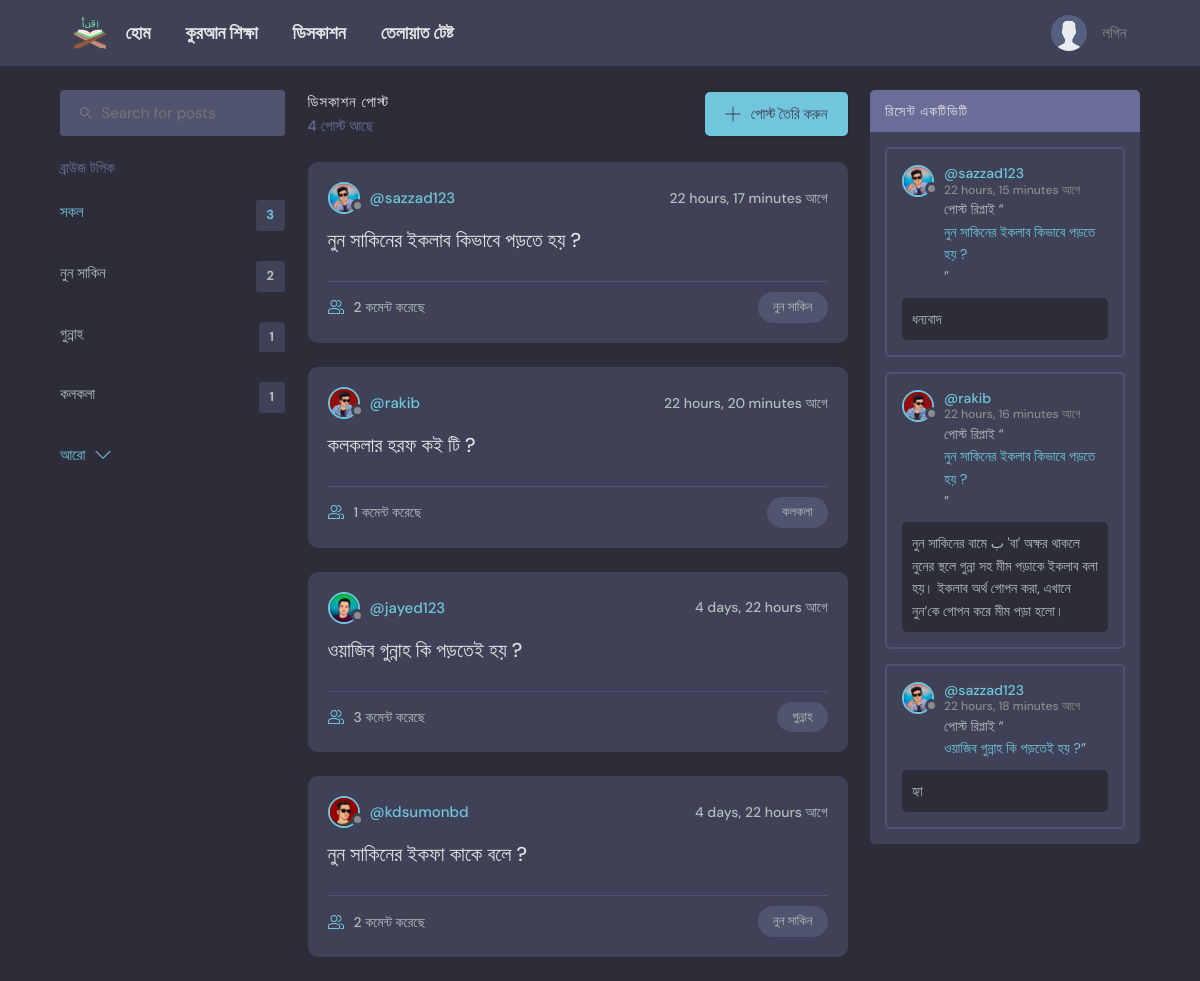
/dis/, run on the app's committed database.
### base/models.py (models this page shows, shortened)
class Topic(models.Model):
    name = models.CharField(max_length=200)

class Room(models.Model):
    host = models.ForeignKey(User, on_delete=models.SET_NULL, null=True)
    topic = models.ForeignKey(Topic, on_delete=models.SET_NULL, null=True)
    name = models.CharField(max_length=200)
    description = models.TextField(null=True, blank=True)
    participants = models.ManyToManyField(
        User, related_name='participants', blank=True)
    updated = models.DateTimeField(auto_now=True)
    created = models.DateTimeField(auto_now_add=True)
    class Meta:
        ordering = ['-updated', '-created']
    def __str__(self):
        return self.name

class User(AbstractUser):
    name = models.CharField(max_length=200, null=True)
    email = models.EmailField(unique=True, null=True)
    bio = models.TextField(null=True)
    avatar = models.ImageField(null=True, default="avatar.svg")
    USERNAME_FIELD = 'email' # jokhn admin e dhukte jabo eta off kore dibo
    REQUIRED_FIELDS = []

class Message(models.Model):
    user = models.ForeignKey(User, on_delete=models.CASCADE)
    room = models.ForeignKey(Room, on_delete=models.CASCADE)
    body = models.TextField()
    updated = models.DateTimeField(auto_now=True)
    created = models.DateTimeField(auto_now_add=True)
    class Meta:
        ordering = ['-updated', '-created']

### base/views.py (the view)
# urls.py: path('dis/', views.home, name="home"),
def home(request):
    q = request.GET.get('q') if request.GET.get('q') != None else ''
    rooms = Room.objects.filter(
        Q(topic__name__icontains=q) |
        Q(name__icontains=q) |
        Q(description__icontains=q)
    )
    topics = Topic.objects.all()[0:5]
    room_count = rooms.count()
    room_messages = Message.objects.filter(
        Q(room__topic__name__icontains=q))[0:3]
    context = {'rooms': rooms, 'topics': topics,
               'room_count': room_count, 'room_messages': room_messages}
    return render(request, 'base/home.html', context)

### base/templates/base/home.html (shortened to what this page needs)
{% extends 'main.html' %}
{% block content %}
<main class="layout layout--3">
  <div class="container">
    {% include 'base/topics_component.html' %}
    <div class="roomList">
      <div class="roomList__header">
        <div>
          <h2>ডিসকাশন পোস্ট</h2>
          <p>{{room_count}} পোস্ট আছে</p>
        </div>
        <a class="btn btn--main" href="{% url 'create-room' %}">
          <svg version="1.1" xmlns="http://www.w3.org/2000/svg" width="32" height="32" viewBox="0 0 32 32">
            <title>অ্যাড</title>
            <path
              d="M16.943 0.943h-1.885v14.115h-14.115v1.885h14.115v14.115h1.885v-14.115h14.115v-1.885h-14.115v-14.115z">
            </path>
          </svg>
          পোস্ট তৈরি করুন
        </a>
      </div>
      {% include 'base/feed_component.html' %}
    </div>
    {% include 'base/activity_component.html' %}
  </div>
</main>
{% endblock %}

### base/templates/base/topics_component.html (shortened to what this page needs)
<div class="topics">
    <div class="topics__header">
        <form class="header__search" method="GET" action="{% url 'home' %}">
            <label>
                <input name="q" placeholder="Search for posts" />
            </label>
        </form>
    </div>
    <div class="topics__header">
        <h2>ব্রাউজ টপিক</h2>
    </div>
    <ul class="topics__list">
        <li>
            <a href="{% url 'home' %}" class="active">সকল <span>{{topics.count}}</span></a>
        </li>
        {% for topic in topics %}
        <li>
            <a href="{% url 'home' %}?q={{topic.name}}">{{topic.name}}<span>{{topic.room_set.all.count}}</span></a>
        </li>
        {% endfor %}
    </ul>
    <a class="btn btn--link" href="{% url 'topics' %}">
        আরো
        <svg version="1.1" xmlns="http://www.w3.org/2000/svg" width="32" height="32" viewBox="0 0 32 32">
            <title>chevron-down</title>
            <path d="M16 21l-13-13h-3l16 16 16-16h-3l-13 13z"></path>
        </svg>
    </a>
</div>

### base/templates/base/feed_component.html (shortened to what this page needs)
{% for room in rooms %}
<div class="roomListRoom">
    <div class="roomListRoom__header">
        <a href="{% url 'user-profile' room.host.id %}" class="roomListRoom__author">
            <div class="avatar avatar--small">
                <img src="{{room.host.avatar.url}}" />
            </div>
            <span>@{{room.host.username}}</span>
        </a>
        <div class="roomListRoom__actions">
            <span>{{room.created|timesince}} আগে</span>
        </div>
    </div>
    <div class="roomListRoom__content">
        <a href="{% url 'room' room.id %}">{{room.name}}</a>
    </div>
    <div class="roomListRoom__meta">
        <a href="{% url 'room' room.id %}" class="roomListRoom__joined">
            {{room.participants.all.count}} কমেন্ট করেছে
        </a>
        <p class="roomListRoom__topic">{{room.topic.name}}</p>
    </div>
</div>
{% endfor %}

### base/templates/base/activity_component.html (shortened to what this page needs)
<div class="activities">
    <div class="activities__header">
        <h2>রিসেন্ট একটিভিটি</h2>
    </div>
    {% for message in room_messages %}
    <div class="activities__box">
        <div class="activities__boxHeader roomListRoom__header">
            <a href="{% url 'user-profile' message.user.id %}" class="roomListRoom__author">
                <div class="avatar avatar--small">
                    <img src="{{message.user.avatar.url}}" />
                </div>
                <p>
                    @{{message.user.username}}
                    <span>{{message.created|timesince}} আগে</span>
                </p>
            </a>
        </div>
        <div class="activities__boxContent">
            <p>পোস্ট রিপ্লাই “<a href="{% url 'room' message.room.id %}">{{message.room}}</a>”</p>
            <div class="activities__boxRoomContent">{{message.body}}</div>
        </div>
    </div>
    {% endfor %}
</div>

### data on the page
Topic: name "নুন সাকিন", room_set.all.count "2"
Topic: name "গুন্নাহ", room_set.all.count "1"
Topic: name "কলকলা", room_set.all.count "1"
Room: host.avatar (picture), host.username "sazzad123", created "22 hours, 17 minutes", name "নুন সাকিনের ইকলাব কিভাবে পড়তে হয় ?", participants.all.count "2", topic.name "নুন সাকিন"
Room: host.avatar (picture), host.username "rakib", created "22 hours, 20 minutes", name "কলকলার হরফ কই টি ?", participants.all.count "1", topic.name "কলকলা"
Room: host.avatar (picture), host.username "jayed123", created "4 days, 22 hours", name "ওয়াজিব গুন্নাহ কি পড়তেই হয় ?", participants.all.count "3", topic.name "গুন্নাহ"
Room: host.avatar (picture), host.username "kdsumonbd", created "4 days, 22 hours", name "নুন সাকিনের ইকফা কাকে বলে ?", participants.all.count "2", topic.name "নুন সাকিন"
Message: user.avatar (picture), user.username "sazzad123", created "22 hours, 15 minutes", room "নুন সাকিনের ইকলাব কিভাবে পড়তে হয় ?", body "ধন্যবাদ"
Message: user.avatar (picture), user.username "rakib", created "22 hours, 16 minutes", room "নুন সাকিনের ইকলাব কিভাবে পড়তে হয় ?", body "নুন সাকিনের বামে ﺏ 'বা' অক্ষর থাকলে নুনের স্থলে গুন্না সহ মীম পড়াকে ইকলাব বলা হয়। ইকলাব অর্থ গোপন করা, এখানে নুন’কে গোপন করে মীম পড়া হলো।"
Message: user.avatar (picture), user.username "sazzad123", created "22 hours, 18 minutes", room "ওয়াজিব গুন্নাহ কি পড়তেই হয় ?", body "হ্যা"

### other printed values
{{ topics.count }} "3"
{{ room_count }} "4"
